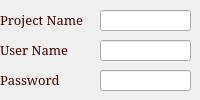
  <widget class="QDockWidget" name="dockWidget">
   <property name="minimumSize">
    <size>
     <width>200</width>
     <height>42</height>
    </size>
   </property>
   <property name="font">
    <font>
     <family>Arial</family>
     <pointsize>11</pointsize>
     <weight>75</weight>
     <bold>true</bold>
    </font>
   </property>
   <property name="windowTitle">
    <string>Procedure</string>
   </property>
   <attribute name="dockWidgetArea">
    <number>1</number>
   </attribute>
   <widget class="QWidget" name="dockWidgetContents_1">
    <widget class="QPushButton" name="Registration">
     <property name="geometry">
      <rect>
       <x>20</x>
       <y>290</y>
       <width>141</width>
       <height>41</height>
      </rect>
     </property>
     <property name="font">
      <font>
       <family>Constantia</family>
       <pointsize>10</pointsize>
       <weight>75</weight>
       <bold>true</bold>
      </font>
     </property>
     <property name="text">
      <string>REGISTRATION</string>
     </property>
     <property name="iconSize">
      <size>
       <width>10</width>
       <height>20</height>
      </size>
     </property>
    </widget>
    <widget class="QPushButton" name="Translate">
     <property name="geometry">
      <rect>
       <x>20</x>
       <y>240</y>
       <width>141</width>
       <height>41</height>
      </rect>
     </property>
     <property name="font">
      <font>
       <family>Constantia</family>
       <pointsize>9</pointsize>
       <weight>75</weight>
       <bold>true</bold>
      </font>
     </property>
     <property name="text">
      <string>TRANSLATE/ROTATE</string>
     </property>
     <property name="iconSize">
      <size>
       <width>10</width>
       <height>20</height>
      </size>
     </property>
    </widget>
    <widget class="QPushButton" name="Unroll">
     <property name="geometry">
      <rect>
       <x>20</x>
       <y>340</y>
       <width>141</width>
       <height>41</height>
      </rect>
     </property>
     <property name="font">
      <font>
       <family>Constantia</family>
       <pointsize>10</pointsize>
       <weight>75</weight>
       <bold>true</bold>
      </font>
     </property>
     <property name="text">
      <string>UNROLL</string>
     </property>
     <property name="iconSize">
      <size>
       <width>10</width>
       <height>20</height>
      </size>
     </property>
    </widget>
    <widget class="QPushButton" name="Rasterize">
     <property name="geometry">
      <rect>
       <x>20</x>
       <y>390</y>
       <width>141</width>
       <height>41</height>
      </rect>
     </property>
     <property name="font">
      <font>
       <family>Constantia</family>
       <pointsize>10</pointsize>
       <weight>75</weight>
       <bold>true</bold>
      </font>
     </property>
     <property name="text">
      <string>RASTERIZE</string>
     </property>
     <property name="iconSize">
      <size>
       <width>10</width>
       <height>20</height>
      </size>
     </property>
    </widget>
    <widget class="QPushButton" name="Open">
     <property name="geometry">
      <rect>
       <x>20</x>
       <y>190</y>
       <width>141</width>
       <height>41</height>
      </rect>
     </property>
     <property name="font">
      <font>
       <family>Constantia</family>
       <pointsize>10</pointsize>
       <weight>75</weight>
       <bold>true</bold>
      </font>
     </property>
     <property name="text">
      <string>OPEN</string>
     </property>
     <property name="iconSize">
      <size>
       <width>10</width>
       <height>20</height>
      </size>
     </property>
    </widget>
    <widget class="QLineEdit" name="txtProjectName">
     <property name="geometry">
      <rect>
       <x>100</x>
       <y>10</y>
       <width>91</width>
       <height>21</height>
      </rect>
     </property>
     <property name="font">
      <font>
       <pointsize>8</pointsize>
      </font>
     </property>
     <property name="styleSheet">
      <string notr="true">background-image:url(./images/k.png);
background-attachment: fixed;
color: rgb(70, 0, 0);</string>
     </property>
     <property name="alignment">
      <set>Qt::AlignCenter</set>
     </property>
     <property name="readOnly">
      <bool>true</bool>
     </property>
    </widget>
    <widget class="QLineEdit" name="txtUser">
     <property name="geometry">
      <rect>
       <x>100</x>
       <y>40</y>
       <width>91</width>
       <height>21</height>
      </rect>
     </property>
     <property name="font">
      <font>
       <pointsize>8</pointsize>
      </font>
     </property>
     <property name="styleSheet">
      <string notr="true">background-image:url(./images/k.png);
background-attachment: fixed;
color: rgb(70, 0, 0);</string>
     </property>
     <property name="alignment">
      <set>Qt::AlignCenter</set>
     </property>
     <property name="readOnly">
      <bool>true</bool>
     </property>
    </widget>
    <widget class="QLineEdit" name="txtPassword">
     <property name="geometry">
      <rect>
       <x>100</x>
       <y>70</y>
       <width>91</width>
       <height>21</height>
      </rect>
     </property>
     <property name="font">
      <font>
       <pointsize>8</pointsize>
      </font>
     </property>
     <property name="styleSheet">
      <string notr="true">background-image:url(./images/k.png);
background-attachment: fixed;
color: rgb(70, 0, 0);</string>
     </property>
     <property name="echoMode">
      <enum>QLineEdit::Password</enum>
     </property>
     <property name="alignment">
      <set>Qt::AlignCenter</set>
     </property>
     <property name="readOnly">
      <bool>true</bool>
     </property>
    </widget>
    <widget class="QLineEdit" name="txtLocation">
     <property name="geometry">
      <rect>
       <x>100</x>
       <y>100</y>
       <width>91</width>
       <height>21</height>
      </rect>
     </property>
     <property name="font">
      <font>
       <pointsize>8</pointsize>
      </font>
     </property>
     <property name="styleSheet">
      <string notr="true">background-image:url(./images/k.png);
background-attachment: fixed;
color: rgb(70, 0, 0);</string>
     </property>
     <property name="alignment">
      <set>Qt::AlignCenter</set>
     </property>
     <property name="readOnly">
      <bool>true</bool>
     </property>
    </widget>
    <widget class="QLineEdit" name="txtDBName">
     <property name="geometry">
      <rect>
       <x>100</x>
       <y>130</y>
       <width>91</width>
       <height>21</height>
      </rect>
     </property>
     <property name="font">
      <font>
       <pointsize>8</pointsize>
      </font>
     </property>
     <property name="styleSheet">
      <string notr="true">background-image:url(./images/k.png);
background-attachment: fixed;
color: rgb(70, 0, 0);</string>
     </property>
     <property name="alignment">
      <set>Qt::AlignCenter</set>
     </property>
     <property name="readOnly">
      <bool>true</bool>
     </property>
    </widget>
    <widget class="QLineEdit" name="txtPort">
     <property name="geometry">
      <rect>
       <x>100</x>
       <y>160</y>
       <width>91</width>
       <height>20</height>
      </rect>
     </property>
     <property name="font">
      <font>
       <pointsize>8</pointsize>
      </font>
     </property>
     <property name="styleSheet">
      <string notr="true">background-image:url(./images/k.png);
background-attachment: fixed;
color: rgb(70, 0, 0);</string>
     </property>
     <property name="alignment">
      <set>Qt::AlignCenter</set>
     </property>
     <property name="readOnly">
      <bool>true</bool>
     </property>
    </widget>
    <widget class="QLabel" name="label">
     <property name="geometry">
      <rect>
       <x>0</x>
       <y>10</y>
       <width>101</width>
       <height>20</height>
      </rect>
     </property>
     <property name="font">
      <font>
       <family>Constantia</family>
       <pointsize>10</pointsize>
      </font>
     </property>
     <property name="styleSheet">
      <string notr="true">background-image:url(./images/k.png);
background-attachment: fixed;
color: rgb(70, 0, 0);</string>
     </property>
     <property name="text">
      <string>Project Name</string>
     </property>
    </widget>
    <widget class="QLabel" name="label_2">
     <property name="geometry">
      <rect>
       <x>0</x>
       <y>40</y>
       <width>101</width>
       <height>20</height>
      </rect>
     </property>
     <property name="font">
      <font>
       <family>Constantia</family>
       <pointsize>10</pointsize>
      </font>
     </property>
     <property name="styleSheet">
      <string notr="true">background-image:url(./images/k.png);
background-attachment: fixed;
color: rgb(70, 0, 0);</string>
     </property>
     <property name="text">
      <string>User Name</string>
     </property>
    </widget>
    <widget class="QLabel" name="label_3">
     <property name="geometry">
      <rect>
       <x>0</x>
       <y>70</y>
       <width>101</width>
       <height>20</height>
      </rect>
     </property>
     <property name="font">
      <font>
       <family>Constantia</family>
       <pointsize>10</pointsize>
      </font>
     </property>
     <property name="styleSheet">
      <string notr="true">background-image:url(./images/k.png);
background-attachment: fixed;
color: rgb(70, 0, 0);</string>
     </property>
     <property name="text">
      <string>Password</string>
     </property>
    </widget>
    <widget class="QLabel" name="label_">
     <property name="geometry">
      <rect>
       <x>0</x>
       <y>100</y>
       <width>101</width>
       <height>20</height>
      </rect>
     </property>
     <property name="font">
      <font>
       <family>Constantia</family>
       <pointsize>10</pointsize>
      </font>
     </property>
     <property name="styleSheet">
      <string notr="true">background-image:url(./images/k.png);
background-attachment: fixed;
color: rgb(70, 0, 0);</string>
     </property>
     <property name="text">
      <string>Location</string>
     </property>
    </widget>
    <widget class="QLabel" name="label_5">
     <property name="geometry">
      <rect>
       <x>0</x>
       <y>130</y>
       <width>101</width>
       <height>20</height>
      </rect>
     </property>
     <property name="font">
      <font>
       <family>Constantia</family>
       <pointsize>10</pointsize>
      </font>
     </property>
     <property name="styleSheet">
      <string notr="true">background-image:url(./images/k.png);
background-attachment: fixed;
color: rgb(70, 0, 0);</string>
     </property>
     <property name="text">
      <string>Database Name</string>
     </property>
    </widget>
    <widget class="QLabel" name="lblPort">
     <property name="geometry">
      <rect>
       <x>0</x>
       <y>160</y>
       <width>101</width>
       <height>20</height>
      </rect>
     </property>
     <property name="font">
      <font>
       <family>Constantia</family>
       <pointsize>10</pointsize>
      </font>
     </property>
     <property name="styleSheet">
      <string notr="true">background-image:url(./images/k.png);
background-attachment: fixed;
color: rgb(70, 0, 0);</string>
     </property>
     <property name="text">
      <string>Port Number</string>
     </property>
    </widget>
    <widget class="QPushButton" name="Crack">
     <property name="geometry">
      <rect>
       <x>20</x>
       <y>440</y>
       <width>141</width>
       <height>41</height>
      </rect>
     </property>
     <property name="font">
      <font>
       <family>Constantia</family>
       <pointsize>10</pointsize>
       <weight>75</weight>
       <bold>true</bold>
      </font>
     </property>
     <property name="text">
      <string>CLOUD DIFFERENCE</string>
     </property>
    </widget>
   </widget>
  </widget>
